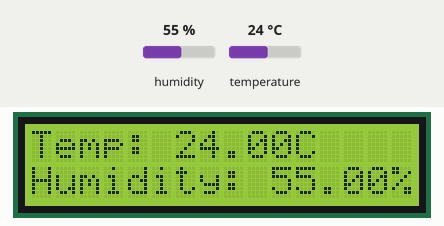
Simulated run of this sketch. Board: Arduino Uno, built with avr-gcc and run on an emulated ATmega328P. On the bench: 16×2 character LCD. Inputs (shaded band) come from the test bench; at power-on: humidity 55 %, temperature 24 °C. What the sketch prints to the serial monitor is not drawn.

Above: at 1.3 s.
1.4 s: humidity set to 22 %
At 2.6 s:
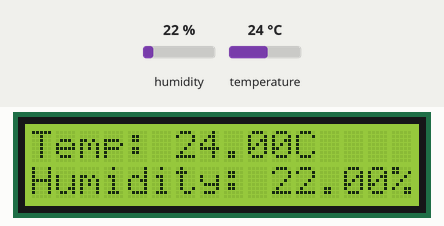
4.1 s: temperature set to 12 °C
At 5.5 s:
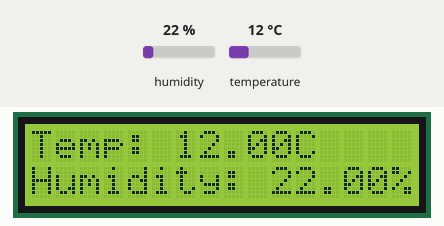
6.8 s: humidity set to 40 %
At 8.8 s:
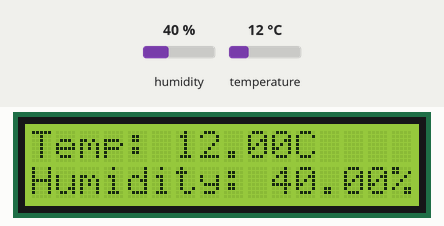
9.8 s: temperature set to 19 °C
At 11.6 s:
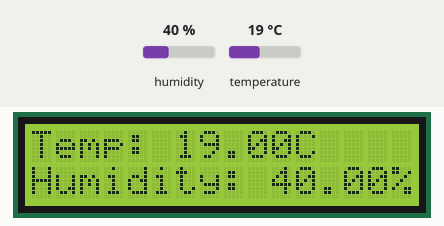
Timing chart, 0 to 13.1 s (numbered marks = the images above; inputs shaded):
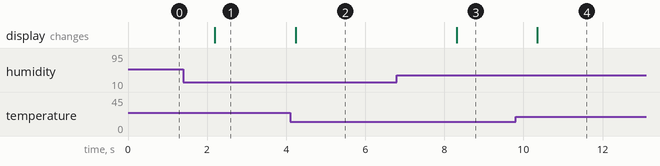

The sketch:

sensor_and_lcd.ino
```cpp
#include <DHT.h> // เรียกใช้งานไลบรารี DHT
#include <LiquidCrystal_I2C.h>

#define DHTPIN 2     // ขาที่เชื่อมต่อกับเซ็นเซอร์ DHT
#define DHTTYPE DHT22   // ประเภทของเซ็นเซอร์ DHT 22 (AM2302)

DHT dht(DHTPIN, DHTTYPE); // เริ่มต้นใช้งานเซ็นเซอร์ DHT

LiquidCrystal_I2C lcd(0x27, 16, 2); // ตั้งค่าที่อยู่ของจอ LCD ที่ 0x27 ให้แสดงผลทีละ 16 ตัวอักษรและ 2 บรรทัด

// กำหนดขนาดจอ LCD เป็น 16x2

int screenWidth = 16;
int screenHeight = 2;

// ในการเคลื่อนที่บรรทัดเพียงหนึ่งบรรทัดต้องเคลื่อนที่ตัวอักษรหนึ่งตัวอักษรต่อครั้ง

// กำหนดบรรทัดสองบรรทัด

int stringStart, stringEnd = 0;
int scrollCursor = screenWidth;

void setup() {
  dht.begin(); // เริ่มต้นใช้งานเซ็นเซอร์ DHT

  Serial.begin(9600);
  Serial.println(F("DHTxx test!"));

  lcd.init();
  lcd.backlight();
  lcd.begin(screenWidth, screenHeight);
}

void loop() {


  lcd.clear();

  // อ่านข้อมูลจากเซ็นเซอร์ DHT22
  float temperature = dht.readTemperature(); // อ่านอุณหภูมิเป็นองศาเซลเซียส
  float humidity = dht.readHumidity();       // อ่านความชื้น

  // แสดงข้อมูลจากเซ็นเซอร์ DHT บนจอ LCD
  lcd.setCursor(0, 0);
  lcd.print("Temp: ");
  lcd.print(temperature);
  lcd.print("C");

  lcd.setCursor(0, 1);
  lcd.print("Humidity: ");
  lcd.print(humidity);
  lcd.print("%");

  delay(2000); // หน่วงเวลาสักครู่ก่อนที่จะอัปเดตจอ LCD อีกครั้ง
}
```

Measured:
- after the input at 1.4 s, the display: changes after 0.80 s (image 1)
- after the input at 4.1 s, the display: changes after 0.14 s (image 2)
- after the input at 6.8 s, the display: changes after 1.5 s (image 3)
- after the input at 9.8 s, the display: changes after 0.55 s (image 4)
